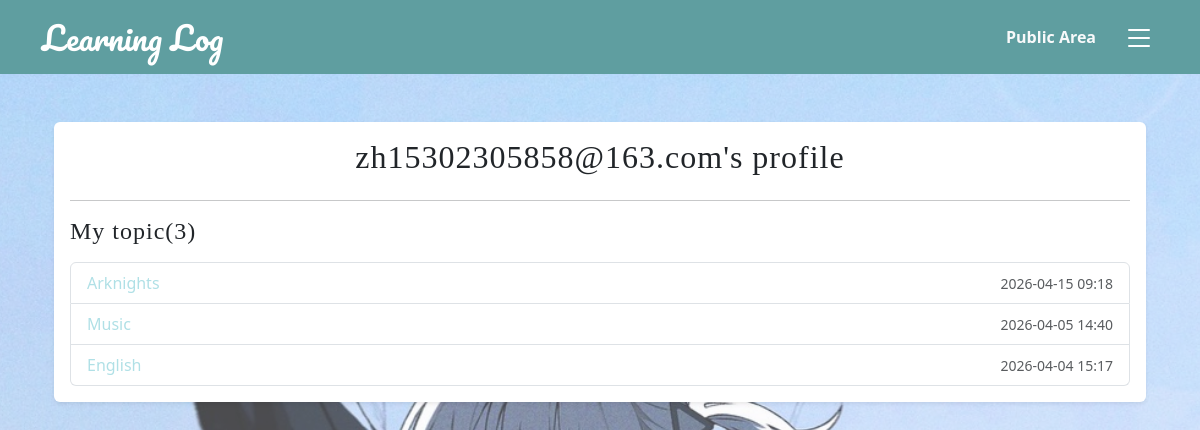
The app's page /users/profile/ (signed in) with its own data.
### learning_app/models.py (models this page shows, shortened)
class Topic(models.Model):
    txt = models.CharField(max_length=200)
    date_added = models.DateTimeField(auto_now_add=True)
    owner = models.ForeignKey(User, on_delete=models.CASCADE)
    is_public = models.BooleanField(default=True,verbose_name="Is public?")

### users/views.py (the view)
# urls.py: path('profile/', views.profile, name='profile'),
@login_required
def profile(request):
    user = request.user
    topics = Topic.objects.filter(owner=user).order_by('-date_added')
    context = {'user':user,'topics': topics}
    return render(request,'users/profile.html',context)

### learning_app/context_processors.py (called while the page is built)
def global_announcement(request):
    announcements = Announcement.objects.filter(is_active=True).order_by('-updated_at').first()
    return {'site_announcement': announcements}

### templates/users/profile.html
{% extends 'base.html' %}
{% block content %}
    <div class="container mt-5">
        <div class="card shadow-sm border-0">
            <div class="card-body">
                <h2 class="card-title text-center mb-4" style="font-family: 'Playfair Display', serif; font-size: 2rem; letter-spacing: 1px;">
                    {{ user.username }}'s profile
                </h2>
                <hr>
                <h4 class="mb-3" style="font-family: 'Playfair Display', serif; font-size: 1.5rem; letter-spacing: 1px;">My topic({{ topics.count }})</h4>
                {% if topics %}
                    <ul class="list-group">
                        {% for topic in topics %}
                            <li class="list-group-item d-flex justify-content-between align-items-center">
                                <a href="{% url 'learning_app:topic' topic.id %}" style="color: #B0E0E6; text-decoration: none;">
                                    {{ topic.txt  }}
                                </a>
                                <span class="text-muted small">
                                    {{ topic.date_added|date:"Y-m-d H:i" }}
                                </span>
                            </li>
                        {% endfor %}
                    </ul>
                {% else %}
                    <div class="alert alert-info" role="alert">
                        You haven’t created any learning topics yet. Go <a href="{% url 'learning_app:new_topic' %}">create one</a>!
                    </div>
                {% endif %}
            </div>
        </div>
    </div>
{% endblock content %}

### static/css/styles.css (style rules this page uses)
body { position: relative; min-height: 100vh; background-color: white; }
body::before { content: ""; position: fixed; top: 0; left: 0; width: 100%; height: 100%; background-image: url('../images/FA664A9D-8C0F-47C1-A46F-6BF53A8276F7_1_105_c.jpeg'); background-size: cover; background-position: center; background-repeat: no-repeat; opacity: 0.7; z-index: -1; }

### records on screen
Topic: txt "Arknights", date_added "2026-04-15 09:18"
Topic: txt "Music", date_added "2026-04-05 14:40"
Topic: txt "English", date_added "2026-04-04 15:17"

### other values on screen
{{ user.username }} "zh15302305858@163.com"
{{ topics.count }} "3"
